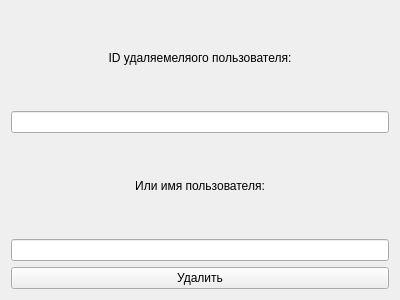
<?xml version="1.0" encoding="UTF-8"?>
<ui version="4.0">
    <class>Form</class>
    <widget class="QWidget" name="Form">
        <property name="geometry">
            <rect>
                <x>0</x>
                <y>0</y>
                <width>400</width>
                <height>300</height>
            </rect>
        </property>
        <property name="windowTitle">
            <string>Form</string>
        </property>
        <layout class="QGridLayout" name="gridLayout_2">
            <item row="0" column="0">
                <layout class="QGridLayout" name="gridLayout">
                    <item row="3" column="0">
                        <widget class="QLineEdit" name="lineEdit_2"/>
                    </item>
                    <item row="2" column="0">
                        <widget class="QLabel" name="label_2">
                            <property name="text">
                                <string>Или имя пользователя:</string>
                            </property>
                            <property name="alignment">
                                <set>Qt::AlignCenter</set>
                            </property>
                        </widget>
                    </item>
                    <item row="0" column="0">
                        <widget class="QLabel" name="label">
                            <property name="text">
                                <string>ID удаляемеляого пользователя:</string>
                            </property>
                            <property name="alignment">
                                <set>Qt::AlignCenter</set>
                            </property>
                        </widget>
                    </item>
                    <item row="1" column="0">
                        <widget class="QLineEdit" name="lineEdit"/>
                    </item>
                    <item row="4" column="0">
                        <widget class="QPushButton" name="pushButton">
                            <property name="text">
                                <string>Удалить</string>
                            </property>
                        </widget>
                    </item>
                </layout>
            </item>
        </layout>
    </widget>
    <resources/>
    <connections/>
</ui>
